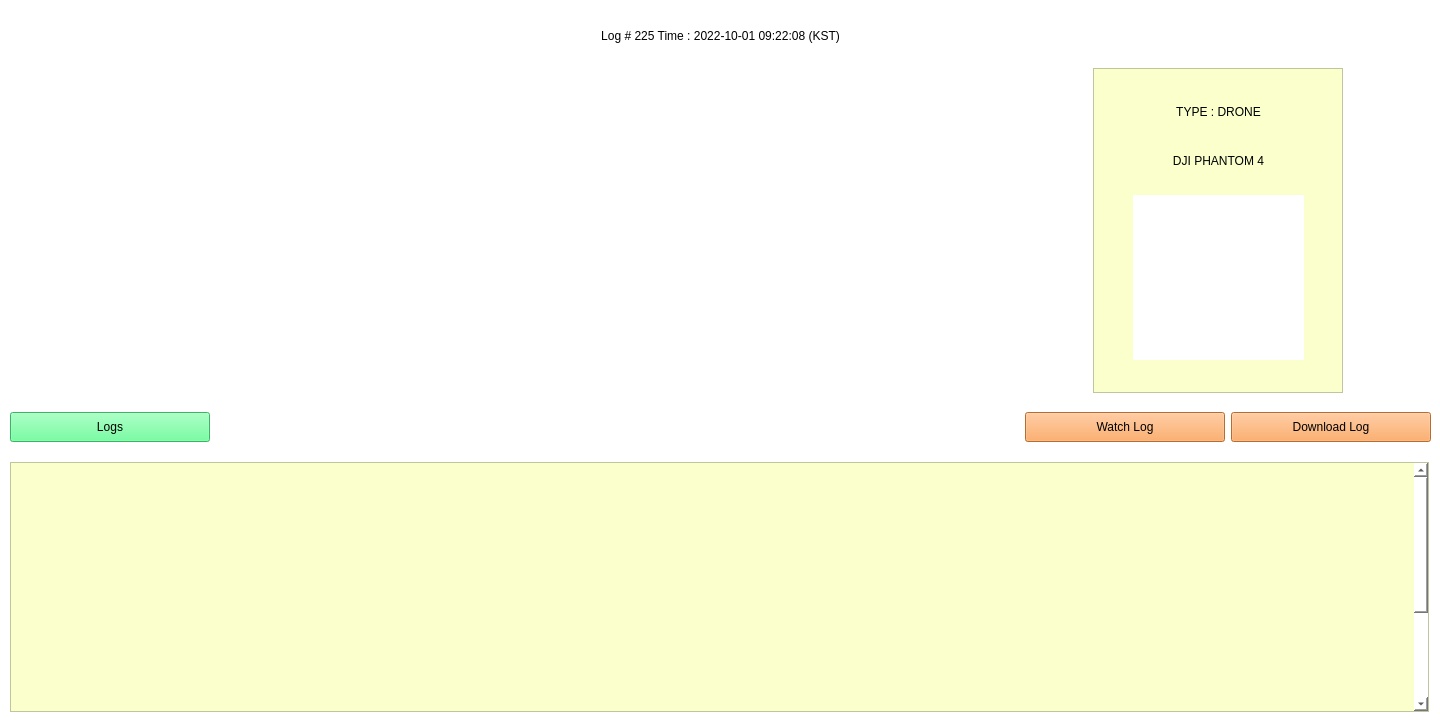
<?xml version="1.0" encoding="UTF-8"?>
<ui version="4.0">
 <class>MainWindow</class>
 <widget class="QMainWindow" name="MainWindow">
  <property name="geometry">
   <rect>
    <x>0</x>
    <y>0</y>
    <width>1440</width>
    <height>720</height>
   </rect>
  </property>
  <property name="minimumSize">
   <size>
    <width>1440</width>
    <height>720</height>
   </size>
  </property>
  <property name="maximumSize">
   <size>
    <width>1440</width>
    <height>720</height>
   </size>
  </property>
  <property name="windowTitle">
   <string>MainWindow</string>
  </property>
  <property name="autoFillBackground">
   <bool>false</bool>
  </property>
  <property name="styleSheet">
   <string notr="true">background-color: rgb(255, 255, 255);</string>
  </property>
  <widget class="QWidget" name="centralwidget">
   <widget class="QWidget" name="verticalLayoutWidget">
    <property name="geometry">
     <rect>
      <x>10</x>
      <y>10</y>
      <width>1421</width>
      <height>704</height>
     </rect>
    </property>
    <layout class="QVBoxLayout" name="verticalLayout">
     <item>
      <widget class="QLabel" name="log_title">
       <property name="minimumSize">
        <size>
         <width>0</width>
         <height>50</height>
        </size>
       </property>
       <property name="maximumSize">
        <size>
         <width>16777215</width>
         <height>50</height>
        </size>
       </property>
       <property name="styleSheet">
        <string notr="true">font: 75 20pt &quot;PibotoLt&quot;;
background-color: rgba(255, 255, 255, 0);</string>
       </property>
       <property name="text">
        <string>Log # 225 Time : 2022-10-01 09:22:08 (KST)</string>
       </property>
       <property name="alignment">
        <set>Qt::AlignCenter</set>
       </property>
      </widget>
     </item>
     <item>
      <layout class="QHBoxLayout" name="image_area">
       <property name="leftMargin">
        <number>75</number>
       </property>
       <property name="rightMargin">
        <number>75</number>
       </property>
       <item>
        <widget class="QLabel" name="image_before">
         <property name="minimumSize">
          <size>
           <width>500</width>
           <height>325</height>
          </size>
         </property>
         <property name="maximumSize">
          <size>
           <width>500</width>
           <height>325</height>
          </size>
         </property>
         <property name="text">
          <string/>
         </property>
         <property name="pixmap">
          <pixmap>image_before.png</pixmap>
         </property>
         <property name="scaledContents">
          <bool>true</bool>
         </property>
         <property name="alignment">
          <set>Qt::AlignCenter</set>
         </property>
        </widget>
       </item>
       <item>
        <widget class="QLabel" name="arrow">
         <property name="minimumSize">
          <size>
           <width>100</width>
           <height>325</height>
          </size>
         </property>
         <property name="maximumSize">
          <size>
           <width>100</width>
           <height>325</height>
          </size>
         </property>
         <property name="styleSheet">
          <string notr="true">background-color: rgba(255, 255, 255, 0);</string>
         </property>
         <property name="text">
          <string/>
         </property>
         <property name="pixmap">
          <pixmap>arrow.png</pixmap>
         </property>
         <property name="scaledContents">
          <bool>true</bool>
         </property>
        </widget>
       </item>
       <item>
        <widget class="QLabel" name="image_after">
         <property name="minimumSize">
          <size>
           <width>350</width>
           <height>325</height>
          </size>
         </property>
         <property name="maximumSize">
          <size>
           <width>350</width>
           <height>325</height>
          </size>
         </property>
         <property name="text">
          <string/>
         </property>
         <property name="pixmap">
          <pixmap>image_after.png</pixmap>
         </property>
         <property name="scaledContents">
          <bool>true</bool>
         </property>
        </widget>
       </item>
       <item>
        <widget class="QFrame" name="drone_type">
         <property name="minimumSize">
          <size>
           <width>250</width>
           <height>325</height>
          </size>
         </property>
         <property name="maximumSize">
          <size>
           <width>250</width>
           <height>325</height>
          </size>
         </property>
         <property name="styleSheet">
          <string notr="true">background-color: rgb(250, 255, 203);</string>
         </property>
         <property name="frameShape">
          <enum>QFrame::StyledPanel</enum>
         </property>
         <property name="frameShadow">
          <enum>QFrame::Raised</enum>
         </property>
         <widget class="QWidget" name="verticalLayoutWidget_2">
          <property name="geometry">
           <rect>
            <x>10</x>
            <y>10</y>
            <width>231</width>
            <height>301</height>
           </rect>
          </property>
          <layout class="QVBoxLayout" name="type_vertical">
           <property name="spacing">
            <number>0</number>
           </property>
           <property name="leftMargin">
            <number>30</number>
           </property>
           <property name="rightMargin">
            <number>30</number>
           </property>
           <item>
            <widget class="QLabel" name="type_text">
             <property name="minimumSize">
              <size>
               <width>0</width>
               <height>30</height>
              </size>
             </property>
             <property name="maximumSize">
              <size>
               <width>16777215</width>
               <height>30</height>
              </size>
             </property>
             <property name="styleSheet">
              <string notr="true">font: 75 15pt &quot;PibotoLt&quot;;</string>
             </property>
             <property name="text">
              <string>TYPE : DRONE</string>
             </property>
             <property name="alignment">
              <set>Qt::AlignCenter</set>
             </property>
            </widget>
           </item>
           <item>
            <widget class="QLabel" name="drone_name">
             <property name="minimumSize">
              <size>
               <width>0</width>
               <height>30</height>
              </size>
             </property>
             <property name="maximumSize">
              <size>
               <width>16777215</width>
               <height>30</height>
              </size>
             </property>
             <property name="styleSheet">
              <string notr="true">font: 75 15pt &quot;PibotoLt&quot;;</string>
             </property>
             <property name="text">
              <string>DJI PHANTOM 4</string>
             </property>
             <property name="alignment">
              <set>Qt::AlignCenter</set>
             </property>
            </widget>
           </item>
           <item>
            <widget class="QLabel" name="drone_image">
             <property name="minimumSize">
              <size>
               <width>171</width>
               <height>165</height>
              </size>
             </property>
             <property name="maximumSize">
              <size>
               <width>171</width>
               <height>165</height>
              </size>
             </property>
             <property name="styleSheet">
              <string notr="true">background-color: rgb(255, 255, 255);</string>
             </property>
             <property name="text">
              <string/>
             </property>
             <property name="pixmap">
              <pixmap>drone_image.png</pixmap>
             </property>
             <property name="scaledContents">
              <bool>true</bool>
             </property>
            </widget>
           </item>
          </layout>
         </widget>
        </widget>
       </item>
      </layout>
     </item>
     <item>
      <layout class="QHBoxLayout" name="button_area">
       <item>
        <widget class="QPushButton" name="button_logs">
         <property name="minimumSize">
          <size>
           <width>200</width>
           <height>30</height>
          </size>
         </property>
         <property name="maximumSize">
          <size>
           <width>200</width>
           <height>30</height>
          </size>
         </property>
         <property name="styleSheet">
          <string notr="true">background-color: rgb(80, 255, 138);</string>
         </property>
         <property name="text">
          <string>Logs</string>
         </property>
        </widget>
       </item>
       <item>
        <widget class="QLabel" name="space">
         <property name="minimumSize">
          <size>
           <width>0</width>
           <height>55</height>
          </size>
         </property>
         <property name="maximumSize">
          <size>
           <width>16777215</width>
           <height>55</height>
          </size>
         </property>
         <property name="styleSheet">
          <string notr="true">background-color: rgba(255, 255, 255, 0);</string>
         </property>
         <property name="text">
          <string/>
         </property>
        </widget>
       </item>
       <item>
        <widget class="QPushButton" name="button_watch">
         <property name="minimumSize">
          <size>
           <width>200</width>
           <height>30</height>
          </size>
         </property>
         <property name="maximumSize">
          <size>
           <width>200</width>
           <height>30</height>
          </size>
         </property>
         <property name="layoutDirection">
          <enum>Qt::LeftToRight</enum>
         </property>
         <property name="styleSheet">
          <string notr="true">background-color: rgb(255, 153, 69);</string>
         </property>
         <property name="text">
          <string>Watch Log</string>
         </property>
        </widget>
       </item>
       <item>
        <widget class="QPushButton" name="button_download">
         <property name="minimumSize">
          <size>
           <width>200</width>
           <height>30</height>
          </size>
         </property>
         <property name="maximumSize">
          <size>
           <width>200</width>
           <height>30</height>
          </size>
         </property>
         <property name="styleSheet">
          <string notr="true">background-color: rgb(255, 153, 69);</string>
         </property>
         <property name="text">
          <string>Download Log</string>
         </property>
        </widget>
       </item>
      </layout>
     </item>
     <item>
      <widget class="QScrollArea" name="scroll_log">
       <property name="sizePolicy">
        <sizepolicy hsizetype="Minimum" vsizetype="Minimum">
         <horstretch>1</horstretch>
         <verstretch>0</verstretch>
        </sizepolicy>
       </property>
       <property name="minimumSize">
        <size>
         <width>1419</width>
         <height>250</height>
        </size>
       </property>
       <property name="maximumSize">
        <size>
         <width>1419</width>
         <height>250</height>
        </size>
       </property>
       <property name="styleSheet">
        <string notr="true">background-color: rgb(250, 255, 203, 255);</string>
       </property>
       <property name="widgetResizable">
        <bool>true</bool>
       </property>
       <widget class="QWidget" name="scroll_area">
        <property name="geometry">
         <rect>
          <x>0</x>
          <y>0</y>
          <width>1403</width>
          <height>400</height>
         </rect>
        </property>
        <property name="sizePolicy">
         <sizepolicy hsizetype="Preferred" vsizetype="Minimum">
          <horstretch>0</horstretch>
          <verstretch>0</verstretch>
         </sizepolicy>
        </property>
        <property name="minimumSize">
         <size>
          <width>0</width>
          <height>400</height>
         </size>
        </property>
        <property name="maximumSize">
         <size>
          <width>16777215</width>
          <height>400</height>
         </size>
        </property>
        <layout class="QVBoxLayout" name="verticalLayout_2"/>
       </widget>
      </widget>
     </item>
    </layout>
   </widget>
  </widget>
 </widget>
 <resources/>
 <connections/>
</ui>
